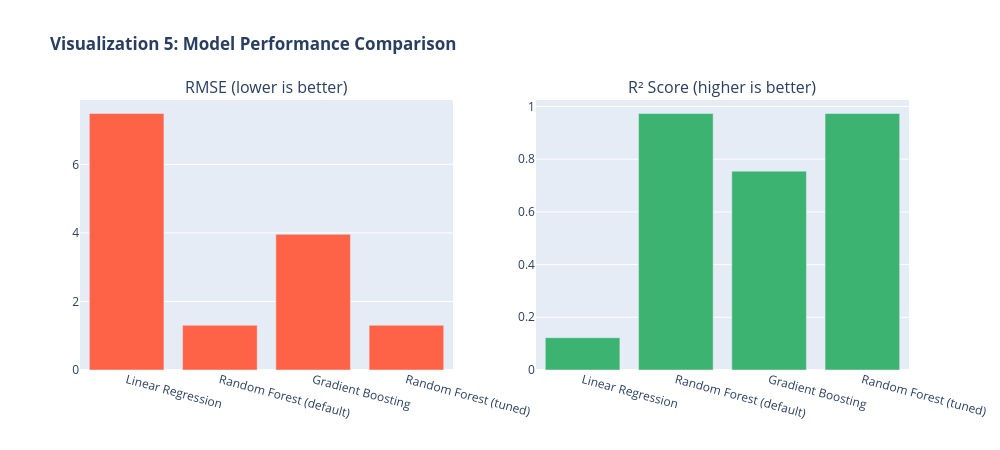

Notebook code for this chart:
### Code cell
# ── Visualization 5: Model Comparison Bar Chart (RMSE & R²) ──────────────────
results_full = pd.DataFrame({
    'Model': ['Linear Regression', 'Random Forest (default)', 'Gradient Boosting', 'Random Forest (tuned)'],
    'RMSE':  [
        np.sqrt(mean_squared_error(y_test, y_pred_lr)),
        np.sqrt(mean_squared_error(y_test, y_pred_rf)),
        np.sqrt(mean_squared_error(y_test, y_pred_gb)),
        np.sqrt(mean_squared_error(y_test, y_pred_best))
    ],
    'R²': [
        r2_score(y_test, y_pred_lr),
        r2_score(y_test, y_pred_rf),
        r2_score(y_test, y_pred_gb),
        r2_score(y_test, y_pred_best)
    ]
})

fig5 = make_subplots(
    rows=1, cols=2,
    subplot_titles=['RMSE (lower is better)', 'R² Score (higher is better)']
)
fig5.add_trace(
    go.Bar(x=results_full['Model'], y=results_full['RMSE'],
           marker_color='tomato', name='RMSE'),
    row=1, col=1
)
fig5.add_trace(
    go.Bar(x=results_full['Model'], y=results_full['R²'],
           marker_color='mediumseagreen', name='R²'),
    row=1, col=2
)
fig5.update_layout(
    title_text='<b>Visualization 5: Model Performance Comparison</b>',
    showlegend=False,
    width=1000, height=450
)
fig5.update_xaxes(tickangle=15)
fig5.show()

### Figure 1 — Plotly figure (JSON) as saved in the notebook; plotly's stock layout.template omitted (floating-point values rounded to 4 significant figures)
{"data": [{"marker": {"color": "tomato"}, "name": "RMSE", "type": "bar", "x": ["Linear Regression", "Random Forest (default)", "Gradient Boosting", "Random Forest (tuned)"], "xaxis": "x", "y": [7.484, 1.305, 3.959, 1.304], "yaxis": "y"}, {"marker": {"color": "mediumseagreen"}, "name": "R²", "type": "bar", "x": ["Linear Regression", "Random Forest (default)", "Gradient Boosting", "Random Forest (tuned)"], "xaxis": "x2", "y": [0.1224, 0.9733, 0.7545, 0.9733], "yaxis": "y2"}], "layout": {"annotations": [{"font": {"size": 16}, "showarrow": false, "text": "RMSE (lower is better)", "x": 0.225, "xanchor": "center", "xref": "paper", "y": 1, "yanchor": "bottom", "yref": "paper"}, {"font": {"size": 16}, "showarrow": false, "text": "R² Score (higher is better)", "x": 0.775, "xanchor": "center", "xref": "paper", "y": 1, "yanchor": "bottom", "yref": "paper"}], "height": 450, "showlegend": false, "title": {"text": "<b>Visualization 5: Model Performance Comparison</b>"}, "width": 1000, "xaxis": {"anchor": "y", "domain": [0, 0.45], "tickangle": 15}, "xaxis2": {"anchor": "y2", "domain": [0.55, 1], "tickangle": 15}, "yaxis": {"anchor": "x", "domain": [0, 1]}, "yaxis2": {"anchor": "x2", "domain": [0, 1]}}}
